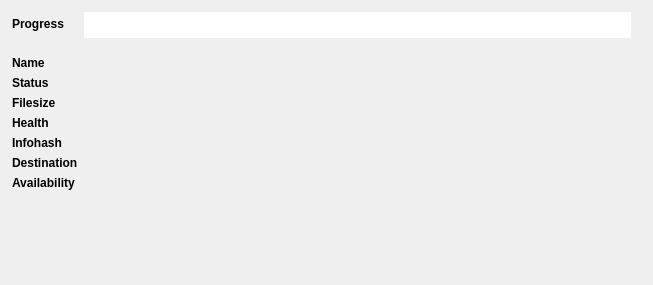
                    <widget class="QWidget" name="scrollAreaWidgetContents_2">
                     <property name="geometry">
                      <rect>
                       <x>0</x>
                       <y>0</y>
                       <width>653</width>
                       <height>285</height>
                      </rect>
                     </property>
                     <layout class="QFormLayout" name="formLayout_4">
                      <property name="fieldGrowthPolicy">
                       <enum>QFormLayout::AllNonFixedFieldsGrow</enum>
                      </property>
                      <property name="labelAlignment">
                       <set>Qt::AlignLeading|Qt::AlignLeft|Qt::AlignVCenter</set>
                      </property>
                      <property name="formAlignment">
                       <set>Qt::AlignLeading|Qt::AlignLeft|Qt::AlignTop</set>
                      </property>
                      <property name="leftMargin">
                       <number>12</number>
                      </property>
                      <property name="topMargin">
                       <number>12</number>
                      </property>
                      <property name="rightMargin">
                       <number>12</number>
                      </property>
                      <property name="bottomMargin">
                       <number>12</number>
                      </property>
                      <item row="2" column="0">
                       <widget class="QLabel" name="label_28">
                        <property name="styleSheet">
                         <string notr="true">font-weight: bold;</string>
                        </property>
                        <property name="text">
                         <string>Name</string>
                        </property>
                       </widget>
                      </item>
                      <item row="2" column="1">
                       <widget class="QLabel" name="download_detail_name_label">
                        <property name="text">
                         <string/>
                        </property>
                       </widget>
                      </item>
                      <item row="3" column="0">
                       <widget class="QLabel" name="label_30">
                        <property name="styleSheet">
                         <string notr="true">font-weight: bold;</string>
                        </property>
                        <property name="text">
                         <string>Status</string>
                        </property>
                       </widget>
                      </item>
                      <item row="3" column="1">
                       <widget class="QLabel" name="download_detail_status_label">
                        <property name="text">
                         <string/>
                        </property>
                       </widget>
                      </item>
                      <item row="4" column="0">
                       <widget class="QLabel" name="label_36">
                        <property name="styleSheet">
                         <string notr="true">font-weight: bold;</string>
                        </property>
                        <property name="text">
                         <string>Filesize</string>
                        </property>
                       </widget>
                      </item>
                      <item row="4" column="1">
                       <widget class="QLabel" name="download_detail_filesize_label">
                        <property name="text">
                         <string/>
                        </property>
                       </widget>
                      </item>
                      <item row="5" column="0">
                       <widget class="QLabel" name="label_38">
                        <property name="styleSheet">
                         <string notr="true">font-weight: bold;</string>
                        </property>
                        <property name="text">
                         <string>Health</string>
                        </property>
                       </widget>
                      </item>
                      <item row="5" column="1">
                       <widget class="QLabel" name="download_detail_health_label">
                        <property name="text">
                         <string/>
                        </property>
                       </widget>
                      </item>
                      <item row="6" column="0">
                       <widget class="QLabel" name="label_40">
                        <property name="styleSheet">
                         <string notr="true">font-weight: bold;</string>
                        </property>
                        <property name="text">
                         <string>Infohash</string>
                        </property>
                       </widget>
                      </item>
                      <item row="6" column="1">
                       <widget class="QLabel" name="download_detail_infohash_label">
                        <property name="text">
                         <string/>
                        </property>
                       </widget>
                      </item>
                      <item row="8" column="0">
                       <widget class="QLabel" name="label_26">
                        <property name="styleSheet">
                         <string notr="true">font-weight: bold;</string>
                        </property>
                        <property name="text">
                         <string>Availability</string>
                        </property>
                       </widget>
                      </item>
                      <item row="8" column="1">
                       <widget class="QLabel" name="download_detail_availability_label">
                        <property name="text">
                         <string/>
                        </property>
                       </widget>
                      </item>
                      <item row="0" column="1">
                       <widget class="DownloadProgressBar" name="download_progress_bar" native="true">
                        <property name="sizePolicy">
                         <sizepolicy hsizetype="MinimumExpanding" vsizetype="Fixed">
                          <horstretch>0</horstretch>
                          <verstretch>0</verstretch>
                         </sizepolicy>
                        </property>
                        <property name="minimumSize">
                         <size>
                          <width>0</width>
                          <height>26</height>
                         </size>
                        </property>
                        <property name="maximumSize">
                         <size>
                          <width>600000</width>
                          <height>26</height>
                         </size>
                        </property>
                        <property name="styleSheet">
                         <string notr="true">background-color: white;
margin-right: 10px;</string>
                        </property>
                        <layout class="QHBoxLayout" name="horizontalLayout_36"/>
                       </widget>
                      </item>
                      <item row="0" column="0">
                       <widget class="QLabel" name="label_39">
                        <property name="styleSheet">
                         <string notr="true">font-weight: bold;</string>
                        </property>
                        <property name="text">
                         <string>Progress</string>
                        </property>
                       </widget>
                      </item>
                      <item row="1" column="0">
                       <spacer name="verticalSpacer_14">
                        <property name="orientation">
                         <enum>Qt::Vertical</enum>
                        </property>
                        <property name="sizeType">
                         <enum>QSizePolicy::Fixed</enum>
                        </property>
                        <property name="sizeHint" stdset="0">
                         <size>
                          <width>20</width>
                          <height>6</height>
                         </size>
                        </property>
                       </spacer>
                      </item>
                      <item row="7" column="0">
                       <widget class="QLabel" name="label_44">
                        <property name="styleSheet">
                         <string notr="true">font-weight: bold;</string>
                        </property>
                        <property name="text">
                         <string>Destination</string>
                        </property>
                       </widget>
                      </item>
                      <item row="7" column="1">
                       <widget class="QLabel" name="download_detail_destination_label">
                        <property name="text">
                         <string/>
                        </property>
                       </widget>
                      </item>
                     </layout>
                    </widget>
